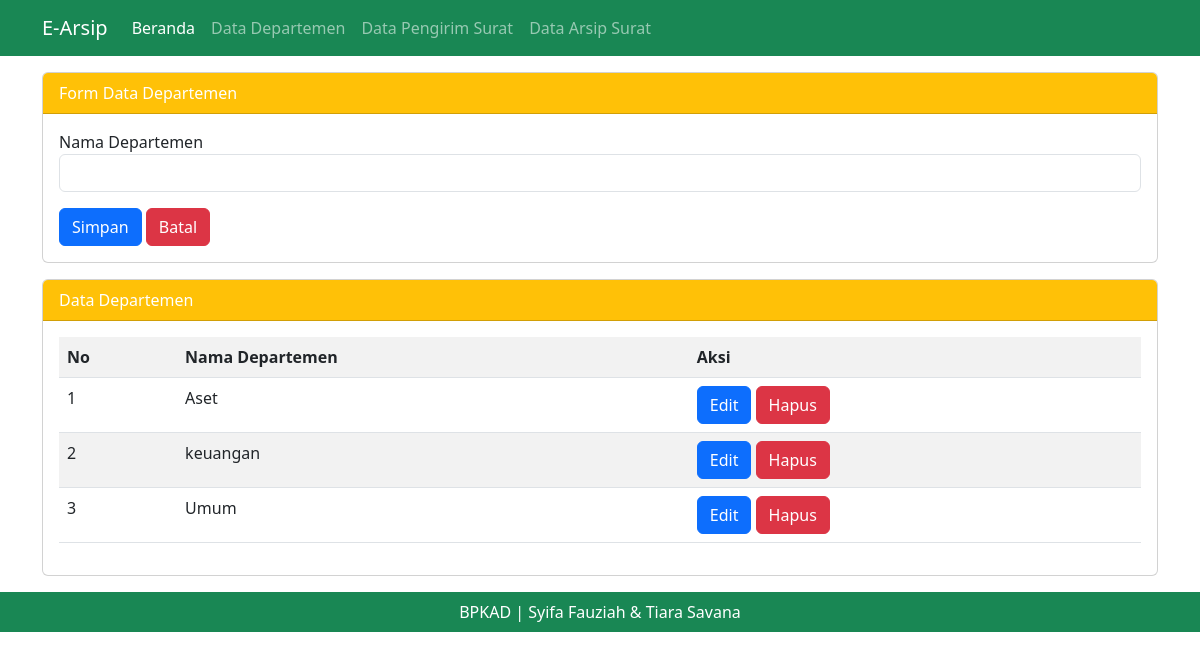
The app's page /admin.php?halaman=departemen (signed in) with its own data.
### tables this page shows
CREATE TABLE `tbl_departemen` (
  `id_departemen` int(11) NOT NULL,
  `nama_departemen` varchar(50) NOT NULL
);

### admin.php (called while the page is built, shortened)
<?php include "template/header.php";?>
<?php include "content.php";?>
<?php include "template/footer.php";?>

### modul/departemen/departemen.php (the view, shortened to what this page needs)
<div class="card mt-3">
  <div class="card-header bg-warning text-white ">
    Form Data Departemen
  </div>
  <div class="card-body">
  <form method="post" action="">
  <div class="form-group">
    <label for="nama_departemen">Nama Departemen</label>
    <input type="text" class="form-control" id="nama_departemen" name="nama_departemen" value="<?=@$vnama_departemen?>">
  </div>
  <button type="submit" name="bsimpan" class="btn btn-primary mt-3">Simpan</button>
  <button type="reset" name="bbatal" class="btn btn-danger mt-3">Batal</button>
</form>
  </div>
</div>
<div class="card mt-3">
  <div class="card-header bg-warning text-white ">
     Data Departemen
  </div>
  <div class="card-body">
    <table class="table table-borderd table-hovered table-striped">
        <tr>
            <th>No</th>
            <th>Nama Departemen</th>
            <th>Aksi</th>
        </tr>
        <?php
            $tampil = mysqli_query($koneksi, "SELECT * from tbl_departemen order by id_departemen desc");
            $no = 1;
            while($data = mysqli_fetch_array($tampil)) :
        ?>
        <tr>
            <td><?=$no++?></td>
            <td><?=$data['nama_departemen']?></td>
            <td>
              <a href="?halaman=departemen&hal=edit&id=<?=$data['id_departemen']?>" class="btn btn-primary">Edit</a>
              <a href="?halaman=departemen&hal=hapus&id=<?=$data['id_departemen']?>" class="btn btn-danger" onclick="return confirm('apakah anda ingin menghapus data ini')">Hapus</a>
            </td>
        </tr>
        <?php endwhile; ?>
    </table>
  </div>
</div>

### records on screen
tbl_departemen: nama_departemen "Aset"
tbl_departemen: nama_departemen "keuangan"
tbl_departemen: nama_departemen "Umum"
